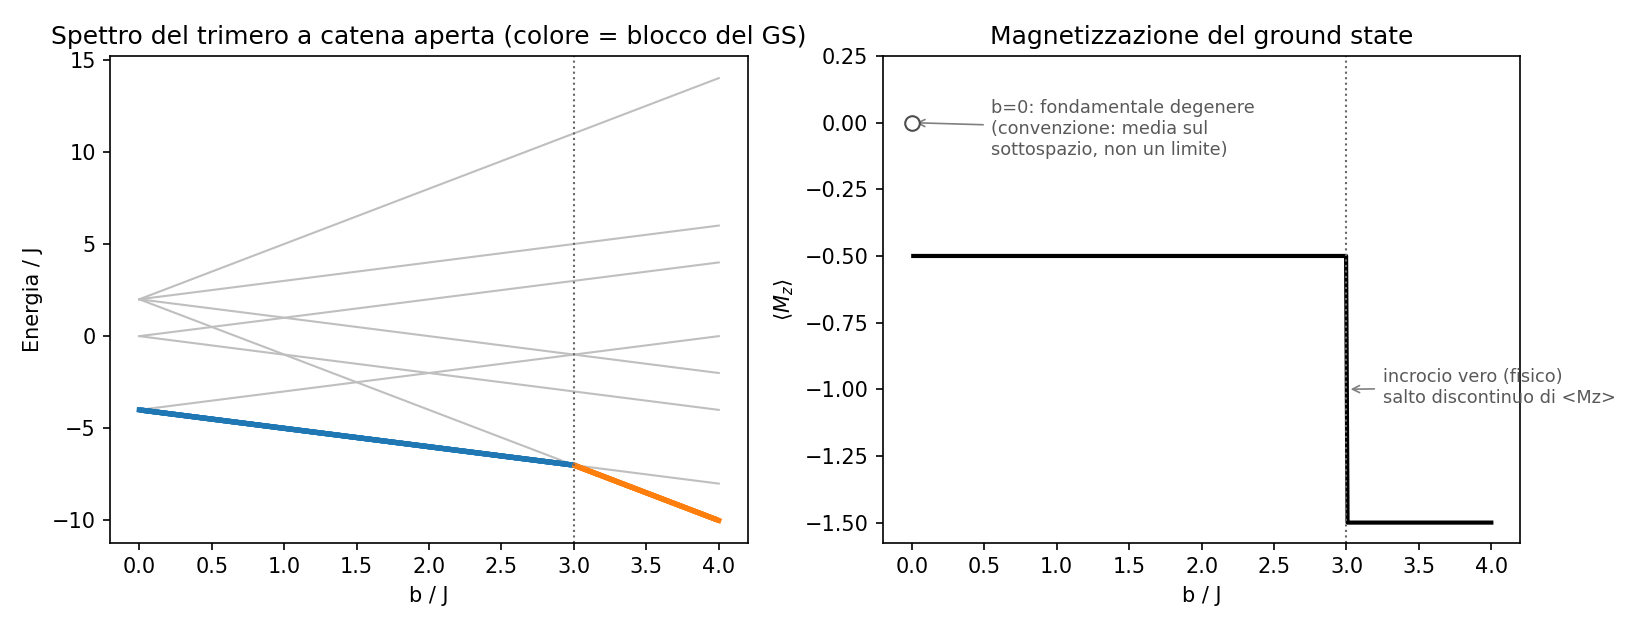

Write Python code to recreate this figure.
"""
Benchmark esatto per il trimero di spin-1/2 (N=3), catena aperta uniforme.

    H = J (sigma1.sigma2 + sigma2.sigma3) + b (Z1+Z2+Z3)

Solo i legami (1,2) e (2,3): nessun termine sigma3.sigma1 (topologia a
catena, non anello -- vincolo esplicito del relatore). La simmetria di
riflessione P13 (scambio dei siti 1,3 attorno al sito centrale 2) rende
conservato S13^2 = (s1+s3)^2 oltre a S^2, Sz (decomposizione di Kambe,
stessa tecnica dell'anello ma applicata alla coppia NON legata 1,3) -> tre
multipletti:

    A': S13=1, S=3/2   E_A = 2J    (4 stati, M=+-3/2,+-1/2)
    B': S13=1, S=1/2   E_B = -4J   (2 stati, M=+-1/2)
    C': S13=0, S=1/2   E_C = 0     (2 stati, M=+-1/2)

con E(S13,S,M) = E_blocco + 2 b M. Niente frustrazione (nessun ciclo):
per J>0 il fondamentale a b=0 e' B', campo critico b_c=3J (incrocio vero,
non anticrossing); per J<=0 il fondamentale e' gia' A' a b=0, nessun
incrocio. Vedi teoria_trimero_catena_aperta.pdf per la derivazione
completa e derivazione_stati_kambe_trimero_catena.pdf per gli otto stati
espliciti.

Convenzione sito<->qubit (Qiskit, little-endian): site1->qubit2, site2->
qubit1, site3->qubit0 -- Famiglia 1, stessa di dimer_exact.py e
trimer_ring_exact.py (vedi convenzioni_qubit_progetto.pdf, Parte 2). Con
questa scelta la label Pauli letta da sinistra a destra e' "site1 site2
site3", nello stesso ordine della notazione fisica |q1 q2 q3> usata nella
derivazione (derivazione_stati_kambe_trimero_catena.pdf) e dello stesso
ordine kron(site1,site2,site3) usato li' per costruire gli otto stati di
Kambe a mano. Nessuna reindicizzazione e' quindi necessaria tra le due
rappresentazioni; il self-test sotto lo verifica esplicitamente
applicando l'operatore Qiskit ai vettori di Kambe costruiti "a mano".

Sorgente unica: lo stesso SparsePauliOp alimentera' sia questo benchmark
sia il futuro VQE (Fase 4), come gia' fatto per dimero e anello.

Termine DM (Dzyaloshinskii-Moriya): a differenza dell'anello, qui c'e' un
solo grado di liberta' DM compatibile con la simmetria P13 (D12=-D23,
nessuna ambiguita' di scelta come le opzioni A/B dell'anello, perche' il
legame (3,1) non esiste proprio). Sezione inclusa per completezza
strutturale ma NON richiesta dal relatore per la catena allo stato
attuale (vedi domande_relatore.md): non usata da exact_sweep ne' dal
futuro VQE finche' non viene esplicitamente richiesta.
"""

import numpy as np
from qiskit.quantum_info import SparsePauliOp


# ----------------------------------------------------------------------
# Hamiltoniana e operatori
# ----------------------------------------------------------------------

def trimer_hamiltonian(J, b):
    """H(J, b) come SparsePauliOp, topologia catena aperta uniforme.

    Label a 3 caratteri, ordine "site1 site2 site3" (vedi convenzione
    sopra). Solo i bond (1,2) e (2,3): nessuna label per sigma3.sigma1.
    """
    labels = [
        # sigma1.sigma2 (bond esistente)
        "XXI", "YYI", "ZZI",
        # sigma2.sigma3 (bond esistente)
        "IXX", "IYY", "IZZ",
        # Zeeman
        "ZII", "IZI", "IIZ",
    ]
    coeffs = [J, J, J, J, J, J, b, b, b]
    return SparsePauliOp(labels, coeffs)


def magnetization_operator():
    """Mz = (Z1+Z2+Z3)/2, convenzione di spin (s=sigma/2)."""
    return SparsePauliOp(["ZII", "IZI", "IIZ"], [0.5, 0.5, 0.5])


def S13_squared_operator():
    """Casimir della coppia di classificazione (non legata): S13^2 =
    (3/2) I + (1/2) sigma1.sigma3.

    Autovalori attesi: 0 (blocco C', S13=0), 2 (blocchi A'/B', S13=1).
    Nota: sigma1.sigma3 non compare in H (nessun bond fisico 1-3), ma e'
    comunque un operatore ben definito, usato qui solo come etichetta di
    classificazione -- si veda teoria_trimero_catena_aperta.pdf, sez. 5.
    """
    labels = ["III", "XIX", "YIY", "ZIZ"]
    coeffs = [1.5, 0.5, 0.5, 0.5]
    return SparsePauliOp(labels, coeffs)


def S_total_squared_operator():
    """Casimir totale: S^2 = (9/4) I + (1/2)(s1.s2 + s2.s3 + s3.s1 pauli).

    Autovalori attesi: 15/4 (blocco A', S=3/2), 3/4 (blocchi B'/C', S=1/2).
    Include anche sigma3.sigma1 (che non e' in H): S^2 e' lo spin totale
    del sistema fisico, indipendente da quali bond siano effettivamente
    accesi nell'Hamiltoniana.
    """
    labels = ["III",
              "XXI", "YYI", "ZZI",
              "IXX", "IYY", "IZZ",
              "XIX", "YIY", "ZIZ"]
    coeffs = [2.25] + [0.5] * 9
    return SparsePauliOp(labels, coeffs)


# ----------------------------------------------------------------------
# Spettro analitico (Kambe)
# ----------------------------------------------------------------------

def analytic_eigenvalues(J, b):
    """Le 8 energie esatte E(S13,S,M) = E_blocco + 2bM, ordinate."""
    E_A, E_B, E_C = 2 * J, -4 * J, 0.0
    M_A = [1.5, 0.5, -0.5, -1.5]
    M_BC = [0.5, -0.5]
    energies = (
        [E_A + 2 * b * M for M in M_A]
        + [E_B + 2 * b * M for M in M_BC]
        + [E_C + 2 * b * M for M in M_BC]
    )
    return np.sort(energies)


def critical_field(J):
    """b_c dell'incrocio fondamentale.

    J>0: fondamentale a b=0 e' B' (E_B=-4J < E_A=2J < E_C=0), incrocio
         con A' a b_c=3J (derivazione in teoria_trimero_catena_aperta.pdf,
         sez. 6.1).
    J<=0: fondamentale e' gia' A' a b=0 (nessuna frustrazione possibile,
         niente cicli nella catena), nessun incrocio -> ritorna None.
    """
    if J > 0:
        return 3.0 * J
    return None


# ----------------------------------------------------------------------
# Stati di Kambe espliciti (base computazionale |q1 q2 q3>)
# derivati in derivazione_stati_kambe_trimero_catena.pdf
# ----------------------------------------------------------------------

def _basis_ket(*bits):
    v = np.zeros(8, dtype=complex)
    idx = int("".join(str(bit) for bit in bits), 2)
    v[idx] = 1.0
    return v


def kambe_states():
    """Dizionario {(blocco, M): vettore a 8 componenti}.

    Convenzione qubit |0>=up (Z=+1), |1>=down (Z=-1), stessa del resto
    del progetto. Formule derivate per composizione dei momenti angolari
    con la coppia di classificazione (1,3), poi riordinate nel registro
    fisico |q1 q2 q3> (vedi PDF di derivazione, sez. 2-4), verificate a
    precisione macchina.
    """
    k000, k001, k010, k100 = (_basis_ket(0, 0, 0), _basis_ket(0, 0, 1),
                               _basis_ket(0, 1, 0), _basis_ket(1, 0, 0))
    k011, k101, k110, k111 = (_basis_ket(0, 1, 1), _basis_ket(1, 0, 1),
                               _basis_ket(1, 1, 0), _basis_ket(1, 1, 1))

    r2, r3, r6 = np.sqrt(2.0), np.sqrt(3.0), np.sqrt(6.0)

    return {
        ("A", 1.5):  k000,
        ("A", 0.5):  (k001 + k010 + k100) / r3,
        ("A", -0.5): (k011 + k101 + k110) / r3,
        ("A", -1.5): k111,
        ("B", 0.5):  (k100 + k001) / r6 - np.sqrt(2 / 3) * k010,
        ("B", -0.5): (k011 + k110) / r6 - np.sqrt(2 / 3) * k101,
        ("C", 0.5):  (k001 - k100) / r2,
        ("C", -0.5): (k011 - k110) / r2,
    }


def kambe_energy(J, b, block, M):
    """Energia analitica del singolo stato (blocco, M)."""
    E_blocco = {"A": 2 * J, "B": -4 * J, "C": 0.0}[block]
    return E_blocco + 2 * b * M


# ----------------------------------------------------------------------
# Diagonalizzazione esatta su griglia
# ----------------------------------------------------------------------

def exact_sweep(b_values, J=1.0):
    """Diagonalizza H su una griglia di campo b.

    Ritorna un dict con:
      energies       (n_b, 8)  tutti gli autovalori ordinati
      gs_energy      (n_b,)    energia del ground state
      gs_state       (n_b, 8)  autovettore del ground state (arbitrario se degenere)
      gs_mz          (n_b,)    magnetizzazione <Mz> sul ground state -- MEDIATA
                                sul sottospazio degenere quando presente (vedi nota)
      gs_S13sq       (n_b,)    <S13^2> sul ground state (tag di blocco)
      gs_Stotsq      (n_b,)    <S^2> sul ground state (tag di blocco)

    Nota sulla degenerazione. Nei punti in cui il fondamentale e' degenere
    (es. b=0 nel regime J>0, blocco B' con M=+-1/2 alla stessa energia),
    un singolo autovettore restituito da np.linalg.eigh e' una scelta di
    base ARBITRARIA all'interno del sottospazio degenere: il valore di
    <Mz> su un singolo autovettore puo' dipendere da quella scelta e non
    riflette il limite fisico. Qui <Mz> viene invece calcolato come media
    sul sottospazio degenere (traccia di Mz sul proiettore, diviso per la
    degenerazione): a b=0 questo da' correttamente 0 (nessuna direzione
    di M privilegiata), continuo con il limite b->0 da entrambi i lati
    (M=+1/2 e M=-1/2 pesano ugualmente all'esatta degenerazione).
    """
    Mz = magnetization_operator().to_matrix()
    S13sq = S13_squared_operator().to_matrix()
    Stotsq = S_total_squared_operator().to_matrix()

    energies, gs_energy, gs_state = [], [], []
    gs_mz, gs_S13sq, gs_Stotsq = [], [], []

    for b in b_values:
        H = trimer_hamiltonian(J, b).to_matrix()
        w, v = np.linalg.eigh(H)
        degenerate = np.abs(w - w[0]) < 1e-9
        V0 = v[:, degenerate]
        deg = V0.shape[1]
        P0 = V0 @ V0.conj().T
        g = v[:, 0]  # un rappresentante, riportato per compatibilita'/ispezione
        energies.append(w)
        gs_energy.append(w[0])
        gs_state.append(g)
        gs_mz.append(np.real(np.trace(P0 @ Mz)) / deg)
        gs_S13sq.append(np.real(np.trace(P0 @ S13sq)) / deg)
        gs_Stotsq.append(np.real(np.trace(P0 @ Stotsq)) / deg)

    return {
        "b": np.asarray(b_values),
        "energies": np.asarray(energies),
        "gs_energy": np.asarray(gs_energy),
        "gs_state": np.asarray(gs_state),
        "gs_mz": np.asarray(gs_mz),
        "gs_S13sq": np.asarray(gs_S13sq),
        "gs_Stotsq": np.asarray(gs_Stotsq),
    }


def ground_state_projector(J, b, tol=1e-9):
    """Proiettore sul multipletto fondamentale (eventualmente degenere).

    Serve per definire la fidelity F = <psi|P0|psi> nel futuro VQE (Fase
    4), dato che il fondamentale e' quasi ovunque doppiamente degenere
    (blocchi B' o A' a M fissato non lo sono, ma B' stesso ha M=+-1/2
    degenere a b=0).
    """
    H = trimer_hamiltonian(J, b).to_matrix()
    w, v = np.linalg.eigh(H)
    degenerate = np.abs(w - w[0]) < tol
    V0 = v[:, degenerate]
    return V0 @ V0.conj().T, w[0], int(degenerate.sum())


# ----------------------------------------------------------------------
# Termine DM (Dzyaloshinskii-Moriya) -- STRUTTURA DISPONIBILE, NON USATA
# ----------------------------------------------------------------------
#
# Unica combinazione compatibile con P13 (analoga all'Opzione A
# dell'anello, ma qui e' l'UNICA scelta possibile, non una fra due):
# D12 = -D23 = D'. Nessun bond (3,1) esiste, quindi nessuna combinazione
# "tipo Opzione B" e' nemmeno definibile per questa topologia.
#
# NON richiesta dal relatore per la catena allo stato attuale (il
# relatore ha chiesto teoria+VQE, non ancora DM -- vedi
# domande_relatore.md). Funzioni disponibili ma non usate altrove.

def dm_term(i, j, D):
    """D*(X_i Z_j - Z_i X_j), stessa forma gia' validata per dimero e anello."""
    pos = {1: 0, 2: 1, 3: 2}  # site1=carattere 0 (sinistra), ..., site3=carattere 2
    lab1, lab2 = ["I", "I", "I"], ["I", "I", "I"]
    lab1[pos[i]], lab1[pos[j]] = "X", "Z"
    lab2[pos[i]], lab2[pos[j]] = "Z", "X"
    return SparsePauliOp(["".join(lab1), "".join(lab2)], [D, -D])


def trimer_hamiltonian_dm(J, b, D):
    """H(J,b) + termine DM simmetrico sotto P13 (D12=-D23=D).

    D=0 -> identico a trimer_hamiltonian.
    """
    H = trimer_hamiltonian(J, b)
    if D == 0:
        return H
    return H + dm_term(1, 2, D) + dm_term(2, 3, -D)


# ----------------------------------------------------------------------
# Self-test
# ----------------------------------------------------------------------

def _P13_matrix():
    """Matrice 8x8 dello scambio dei qubit 1,3 (registro fisico, Famiglia
    1: site1=qubit2, site2=qubit1, site3=qubit0 -> nell'indice a 3 bit
    b1 b2 b3 (MSB=site1), lo scambio e' b1<->b3."""
    P = np.zeros((8, 8))
    for b1 in (0, 1):
        for b2 in (0, 1):
            for b3 in (0, 1):
                idx_in = 4 * b1 + 2 * b2 + b3
                idx_out = 4 * b3 + 2 * b2 + b1
                P[idx_out, idx_in] = 1
    return P


def _self_test():
    rng = np.random.default_rng(0)
    print("=" * 70)
    print("[self-test 1] spettro numerico vs formule analitiche (random)")
    max_err_spec = 0.0
    for _ in range(30):
        J, b = rng.uniform(-2, 2, 2)
        H = trimer_hamiltonian(J, b).to_matrix()
        w_num = np.sort(np.linalg.eigvalsh(H))
        w_ana = analytic_eigenvalues(J, b)
        max_err_spec = max(max_err_spec, np.max(np.abs(w_num - w_ana)))
    print(f"    max|E_num - E_analitico| su 30 punti casuali = {max_err_spec:.3e}")
    assert max_err_spec < 1e-10, "spettro numerico non coincide con l'analitico"

    print("[self-test 2] gli 8 stati di Kambe sono autostati esatti di H")
    print("               (verificati contro l'operatore Qiskit, non a mano)")
    states = kambe_states()
    J, b = 1.3, -0.7   # punto casuale, nessuna simmetria accidentale
    H = trimer_hamiltonian(J, b).to_matrix()
    max_err_norm = max_err_E = max_resid = 0.0
    for (block, M), psi in states.items():
        norm = np.real(psi.conj() @ psi)
        Hpsi = H @ psi
        E_num = np.real(psi.conj() @ Hpsi)
        E_teo = kambe_energy(J, b, block, M)
        resid = np.linalg.norm(Hpsi - E_teo * psi)
        max_err_norm = max(max_err_norm, abs(norm - 1))
        max_err_E = max(max_err_E, abs(E_num - E_teo))
        max_resid = max(max_resid, resid)
    print(f"    max|norma-1|             = {max_err_norm:.3e}")
    print(f"    max|E_num - E_teorico|   = {max_err_E:.3e}")
    print(f"    max||H|psi> - E|psi>||   = {max_resid:.3e}  (autostato esatto)")
    assert max_err_norm < 1e-12 and max_err_E < 1e-10 and max_resid < 1e-10

    print("[self-test 3] ortonormalita' reciproca degli 8 stati di Kambe")
    V = np.array(list(states.values())).T
    Gram = V.conj().T @ V
    off_diag = np.max(np.abs(Gram - np.eye(8)))
    print(f"    max|Gram - I| = {off_diag:.3e}")
    assert off_diag < 1e-12

    print("[self-test 4] numeri quantici S13^2, S^2, Mz sugli stati di Kambe")
    S13sq_op = S13_squared_operator().to_matrix()
    Stotsq_op = S_total_squared_operator().to_matrix()
    Mz_op = magnetization_operator().to_matrix()
    S13sq_atteso = {"A": 2.0, "B": 2.0, "C": 0.0}
    Stotsq_atteso = {"A": 3.75, "B": 0.75, "C": 0.75}
    max_err_qn = 0.0
    for (block, M), psi in states.items():
        s13 = np.real(psi.conj() @ S13sq_op @ psi)
        stot = np.real(psi.conj() @ Stotsq_op @ psi)
        mz = np.real(psi.conj() @ Mz_op @ psi)
        max_err_qn = max(max_err_qn,
                          abs(s13 - S13sq_atteso[block]),
                          abs(stot - Stotsq_atteso[block]),
                          abs(mz - M))
    print(f"    max errore numeri quantici (S13^2, S^2, Mz) = {max_err_qn:.3e}")
    assert max_err_qn < 1e-10

    print("[self-test 5] simmetria P13: [P13,H]=0 (chain uniforme)")
    P13 = _P13_matrix()
    max_comm = 0.0
    for _ in range(20):
        J, b = rng.uniform(-2, 2, 2)
        H = trimer_hamiltonian(J, b).to_matrix()
        max_comm = max(max_comm, np.max(np.abs(P13 @ H - H @ P13)))
    print(f"    max||[P13,H]|| su 20 punti casuali = {max_comm:.3e}")
    assert max_comm < 1e-10, "P13 dovrebbe essere simmetria esatta per J12=J23"

    print("[self-test 6] proiettore sul fondamentale: traccia = degenerazione")
    for (J, b) in [(1.0, 0.5), (1.0, 3.0), (1.0, 0.0), (-1.0, 1.5)]:
        P, E0, deg = ground_state_projector(J, b)
        tr_err = abs(np.trace(P).real - deg)
        idem_err = np.max(np.abs(P @ P - P))
        print(f"    (J,b)=({J},{b}): deg={deg}, "
              f"|tr(P)-deg|={tr_err:.2e}, |P^2-P|={idem_err:.2e}")
        assert tr_err < 1e-10 and idem_err < 1e-10

    print("[self-test 7] campo critico: b_c=3J per J>0, nessun incrocio per J<=0")
    for J in [0.5, 1.0, 2.5]:
        bc = critical_field(J)
        b_scan = np.linspace(0, bc * 1.5, 3001)
        gs = np.array([np.linalg.eigvalsh(trimer_hamiltonian(J, b).to_matrix())[0]
                        for b in b_scan])
        d2 = np.diff(gs, 2)
        b_kink = b_scan[np.argmax(np.abs(d2)) + 1]
        print(f"    J={J}: b_c teorico={bc:.4f}, b_c numerico (curvatura max)={b_kink:.4f}")
        assert abs(b_kink - bc) < (b_scan[1] - b_scan[0]) * 2

    J = -1.0
    b_scan = np.linspace(0, 5, 2001)
    gs = np.array([np.linalg.eigvalsh(trimer_hamiltonian(J, b).to_matrix())[0]
                    for b in b_scan])
    curv = np.max(np.abs(np.diff(gs, 2)))
    print(f"    J={J}: curvatura massima ground state = {curv:.3e} (atteso ~0, nessun incrocio)")
    assert curv < 1e-8

    print("[self-test 8] <Mz> a b=0 (fondamentale degenere): media sul sottospazio, non un singolo autovettore")
    res0 = exact_sweep(np.array([0.0, 1e-6, 1e-3]), J=1.0)
    print(f"    <Mz>(b=0)     = {res0['gs_mz'][0]:+.6f}  (atteso 0: media fra M=+1/2 e M=-1/2 degeneri)")
    print(f"    <Mz>(b=1e-6)  = {res0['gs_mz'][1]:+.6f}  (atteso -0.5: degenerazione gia' rotta)")
    print(f"    <Mz>(b=1e-3)  = {res0['gs_mz'][2]:+.6f}  (atteso -0.5)")
    assert abs(res0['gs_mz'][0]) < 1e-10
    assert abs(res0['gs_mz'][1] + 0.5) < 1e-6
    assert abs(res0['gs_mz'][2] + 0.5) < 1e-6

    print("=" * 70)
    print("[self-test] TUTTI I TEST SUPERATI A PRECISIONE MACCHINA")
    print("=" * 70)


def _self_test_dm():
    """Verifica la simmetria P13 del termine DM simmetrico e la rottura
    quando D12 != -D23 (analogo diretto del self-test DM dell'anello)."""
    print("=" * 70)
    print("[self-test DM 1] simmetria P13 del termine DM")
    P13 = _P13_matrix()
    J, D = 1.0, 0.15

    H_sym = dm_term(1, 2, D).to_matrix() + dm_term(2, 3, -D).to_matrix()
    H_asym = dm_term(1, 2, D).to_matrix() + dm_term(2, 3, D).to_matrix()  # D12=D23, rompe P13
    comm_sym = np.max(np.abs(P13 @ H_sym @ P13.T - H_sym))
    comm_asym = np.max(np.abs(P13 @ H_asym @ P13.T - H_asym))
    print(f"    D12=-D23 (simmetrico): ||[P13,H_DM]|| = {comm_sym:.3e}  (atteso ~0)")
    print(f"    D12=+D23 (asimmetrico): ||[P13,H_DM]|| = {comm_asym:.3e}  (atteso > 0)")
    assert comm_sym < 1e-10, "D12=-D23 dovrebbe rispettare la simmetria P13"
    assert comm_asym > 0.1, "D12=D23 dovrebbe rompere la simmetria P13"

    print("[self-test DM 2] conservazione di S13^2 con DM simmetrico")
    S13sq = S13_squared_operator().to_matrix()
    Jp, bp = 1.0, 2.4
    H0 = trimer_hamiltonian(Jp, bp).to_matrix()
    comm_S13 = np.linalg.norm((H0 + H_sym) @ S13sq - S13sq @ (H0 + H_sym))
    print(f"    ||[H+H_DM,S13^2]|| = {comm_S13:.3e}  (atteso ~0)")
    assert comm_S13 < 1e-10

    print("[self-test DM 3] D=0 ripristina l'Hamiltoniana base")
    diff = (trimer_hamiltonian_dm(Jp, 1.5, 0.0).to_matrix()
            - trimer_hamiltonian(Jp, 1.5).to_matrix())
    print(f"    max|H_dm(D=0) - H_base| = {np.max(np.abs(diff)):.3e}")
    assert np.max(np.abs(diff)) < 1e-14

    print("=" * 70)
    print("[self-test DM] TUTTI I TEST SUPERATI")
    print("=" * 70)


if __name__ == "__main__":
    import matplotlib.pyplot as plt

    _self_test()
    _self_test_dm()

    J = 1.0
    bc = critical_field(J)
    print(f"\nPunto J={J}: b_c = {bc}")

    b = np.linspace(0.0, 4.0, 400)
    res = exact_sweep(b, J=J)

    # colora il ground state per blocco, via S13^2 (0=C', 2=A'/B') e S^2 (3.75=A')
    block_color = np.where(res["gs_S13sq"] < 1.0, "tab:green",           # C'
                    np.where(res["gs_Stotsq"] > 2.0, "tab:orange",       # A'
                             "tab:blue"))                                 # B'

    fig, (ax1, ax2) = plt.subplots(1, 2, figsize=(11, 4.2))

    for k in range(8):
        ax1.plot(b / J, res["energies"][:, k], color="0.75", lw=1)
    for i in range(len(b) - 1):
        ax1.plot(b[i:i + 2] / J, res["gs_energy"][i:i + 2],
                  color=block_color[i], lw=2.5)
    ax1.axvline(bc / J, color="0.4", ls=":", lw=1)
    ax1.set_xlabel("b / J"); ax1.set_ylabel("Energia / J")
    ax1.set_title("Spettro del trimero a catena aperta (colore = blocco del GS)")

    ax2.plot(b[1:] / J, res["gs_mz"][1:], "k", lw=2)
    ax2.plot([0], [res["gs_mz"][0]], "o", mfc="white", mec="0.3", ms=7, zorder=5)
    ax2.annotate(
        "b=0: fondamentale degenere\n(convenzione: media sul\nsottospazio, non un limite)",
        xy=(0, res["gs_mz"][0]), xytext=(0.55, -0.12),
        fontsize=8.5, color="0.35",
        arrowprops=dict(arrowstyle="->", color="0.5", lw=0.8),
    )
    ax2.axvline(bc / J, color="0.4", ls=":", lw=1)
    ax2.annotate(
        "incrocio vero (fisico)\nsalto discontinuo di <Mz>",
        xy=(bc / J, (res["gs_mz"][np.searchsorted(b, bc) - 1]
                     + res["gs_mz"][np.searchsorted(b, bc)]) / 2),
        xytext=(bc / J + 0.25, -1.05),
        fontsize=8.5, color="0.35",
        arrowprops=dict(arrowstyle="->", color="0.5", lw=0.8),
    )
    ax2.set_ylim(top=0.25)
    ax2.set_xlabel("b / J"); ax2.set_ylabel(r"$\langle M_z \rangle$")
    ax2.set_title("Magnetizzazione del ground state")

    fig.tight_layout()
    fig.savefig("trimer_chain_exact.png", dpi=150)
    print("[ok] figura salvata: trimer_chain_exact.png")
